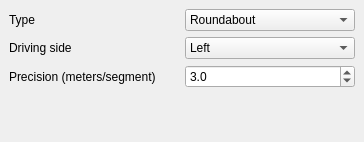
<?xml version="1.0" encoding="UTF-8"?>
<ui version="4.0">
 <class>CreateRoundaboutDock</class>
 <widget class="QWidget" name="CreateRoundaboutDock">
  <property name="geometry">
   <rect>
    <x>0</x>
    <y>0</y>
    <width>364</width>
    <height>142</height>
   </rect>
  </property>
  <property name="windowTitle">
   <string>Form</string>
  </property>
  <layout class="QVBoxLayout">
   <property name="spacing">
    <number>6</number>
   </property>
   <property name="margin">
    <number>9</number>
   </property>
   <item>
    <layout class="QGridLayout" name="gridLayout">
     <item row="3" column="0">
      <widget class="QLabel" name="precisionLabel">
       <property name="text">
        <string>Precision (meters/segment)</string>
       </property>
      </widget>
     </item>
     <item row="1" column="0">
      <widget class="QLabel" name="label">
       <property name="text">
        <string>Type</string>
       </property>
      </widget>
     </item>
     <item row="3" column="1">
      <widget class="QDoubleSpinBox" name="precision">
       <property name="decimals">
        <number>1</number>
       </property>
       <property name="minimum">
        <double>0.100000000000000</double>
       </property>
       <property name="value">
        <double>3.000000000000000</double>
       </property>
      </widget>
     </item>
     <item row="1" column="1">
      <widget class="QComboBox" name="type">
       <item>
        <property name="text">
         <string>Roundabout</string>
        </property>
       </item>
       <item>
        <property name="text">
         <string>Plain circle</string>
        </property>
       </item>
      </widget>
     </item>
     <item row="2" column="1">
      <widget class="QComboBox" name="drivingSide">
       <item>
        <property name="text">
         <string>Left</string>
        </property>
       </item>
       <item>
        <property name="text">
         <string>Right</string>
        </property>
       </item>
      </widget>
     </item>
     <item row="2" column="0">
      <widget class="QLabel" name="label_2">
       <property name="text">
        <string>Driving side</string>
       </property>
      </widget>
     </item>
    </layout>
   </item>
   <item>
    <spacer>
     <property name="orientation">
      <enum>Qt::Vertical</enum>
     </property>
     <property name="sizeHint" stdset="0">
      <size>
       <width>20</width>
       <height>40</height>
      </size>
     </property>
    </spacer>
   </item>
  </layout>
 </widget>
 <resources/>
 <connections/>
</ui>
